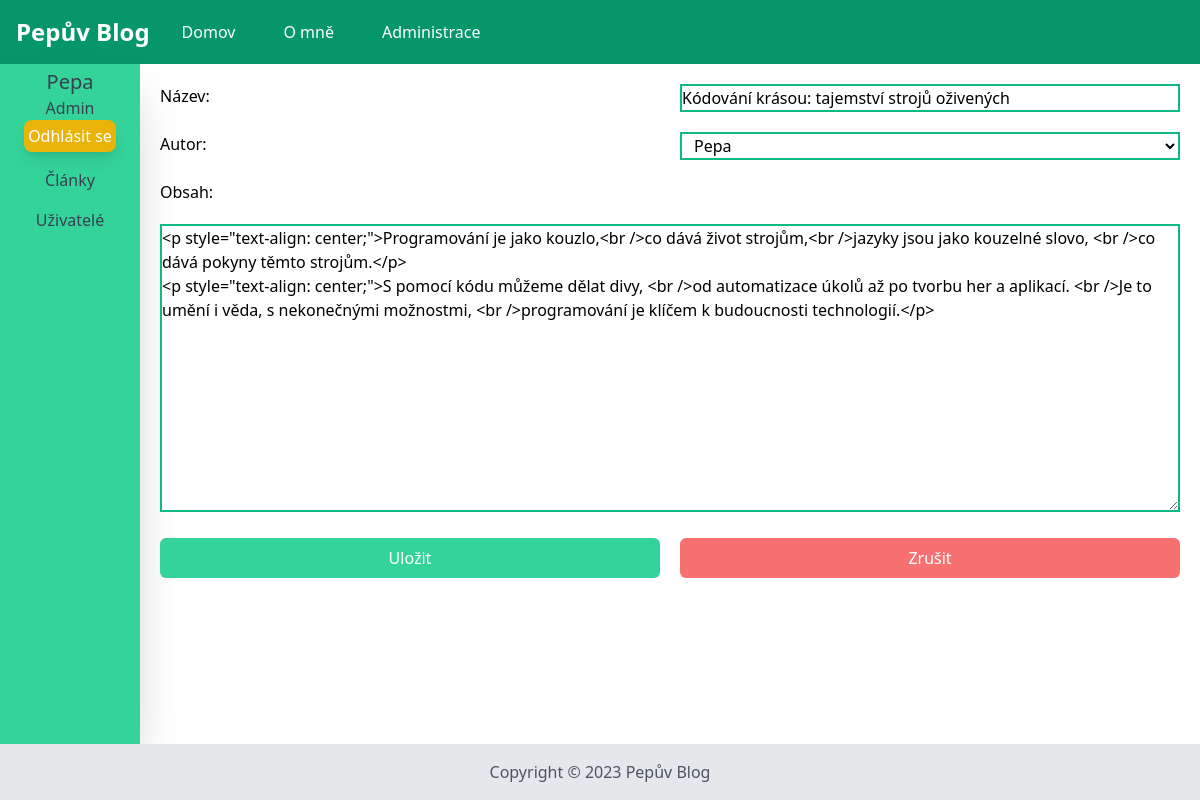
The app's page /admin/article/edit/2 (signed in) with its own data.
### app.py (models this page shows, shortened)
class User(db.Model):
    id = db.Column(db.Integer, primary_key=True)
    login = db.Column(db.String, nullable=False)
    password = db.Column(db.String, nullable=False)
    admin = db.Column(db.Boolean, default=0)
    articles = db.relationship('Article', backref='author', lazy=True)
    is_active = db.Column(db.Boolean, default=True)
    is_authenticated = db.Column(db.Boolean)
    def is_authenticated(self):
        return self.is_authenticated
    def is_active(self):
        return self.is_active

class Article(db.Model):
    id = db.Column(db.Integer, primary_key=True)
    title = db.Column(db.String, nullable=False)
    content = db.Column(db.String, nullable=False)
    author_id = db.Column(db.Integer, db.ForeignKey('user.id'), nullable=False)
    date_created = db.Column(db.DateTime, default=datetime.utcnow)
    views = db.Column(db.Integer, default=0)
    reviews = db.Column(db.Integer, default=0)

### app.py (the view, shortened to what this page needs)
@app.route("/admin/article/edit/<int:id>", methods=["GET","POST"])
@app.route("/admin/article/edit", methods=["GET","POST"])
@login_required
def edit_article(id=None):
    if id:
        article = Article.query.filter_by(id=id).first()
    else:
        article = Article()
    users = User.query.all()
    if request.method == 'GET':
        return render_template("admin_article_edit.html",article=article,users=users)

### app.py (called while the page is built)
@login_manager.user_loader
def load_user(user_id):
    return User.query.get(int(user_id))

### templates/admin_article_edit.html (shortened to what this page needs)
{% extends 'admin_base.html' %}
{% block admin_body %}
<form class="grid grid-cols-2 items-top gap-5 p-5" method="post">
  <label>Název:</label>
  {% if article.title!=None %}
  <input name="title" class="border-emerald-500 border-2" value="{{article.title}}" required />
  {% else %}
  <input name="title" class="border-emerald-500 border-2" required />
  {% endif %}
  <label>Autor:</label>
  <select name="author_id" class="border-emerald-500 border-2 px-2 bg-white">
    {% for user in users %}
    <option value="{{ user.id }}">{{ user.login }}</option>
    {% endfor %}
  </select>
  <label class="col-span-2">Obsah:</label>
  <div class="col-span-2">
  {% if article.content != None %}
  <textarea id="editor" name="content" class="col-span-2 h-72 border-emerald-500 border-2 w-full"
    style="min-height: 250px;">{{article.content}}</textarea>
    {% else %}
    <textarea id="editor" name="content" class="col-span-2 h-72 border-emerald-500 border-2 w-full"
    style="min-height: 250px;"></textarea>
    {% endif %}
  </div>
  <input type="submit" class=" bg-emerald-400 text-white p-2 rounded-md cursor-pointer hover:bg-emerald-500"
    value="Uložit" />
  <button class="text-center bg-red-400 text-white p-2 rounded-md cursor-pointer hover:bg-red-500"
    id="cancel">Zrušit</button>
</form>
{% endblock %}

### templates/admin_base.html (shortened to what this page needs)
{%extends 'base.html'%}
{% block body %}
<aside class="bg-emerald-400 h-auto w-auto shadow-2xl p-1 font-medium text-gray-700">
  <label class="text-xl">{{ current_user.login }}</label>
  {% if current_user.admin==True %}
  <label class="">Admin</label>
  {% else %}
  <label>Uživatel</label>
  {% endif %}
  <button
    class="text-white bg-yellow-500 hover:bg-yellow-400 p-1 shadow-lg rounded-lg"
    id="logout"
  >
    Odhlásit se
  </button>
  <a
    class="hover:text-gray-900 mt-4"
    href="{{ url_for('admin_articles') }}"
    >Články</a
  >
  <a
    class="hover:text-gray-900 mt-4"
    href="{{ url_for('admin_users') }}"
    >Uživatelé</a
  >
</aside>
<div class="administration"> {% block admin_body %} {% endblock %}</div>
{% endblock %}

### templates/admin_base.html (style rules this page uses)
aside { min-width: 140px; width:50%; max-width: 200px; display: flex; flex-direction: column; justify-content: start; align-items: center; }
.administration { width: 100%; }

### records on screen
User: login "Pepa"
Article: title "Kódování krásou: tajemství strojů oživených", content "<p style=\"text-align: center;\">Programování je jako kouzlo,<br />co dává život strojům,<br />jazyky jsou jako kouzelné slovo, <br />co dává pokyny těmto strojům.</p> <p style=\"text-align: center;\">S pomocí kódu můžeme dělat divy, <br />od automatizace úkolů až po tvorbu her a aplikací. <br />Je to umění i věda, s nekonečnými možnostmi, <br />programování je klíčem k budoucnosti technologií.</p>"

### other values on screen
form field author_id "Pepa"
